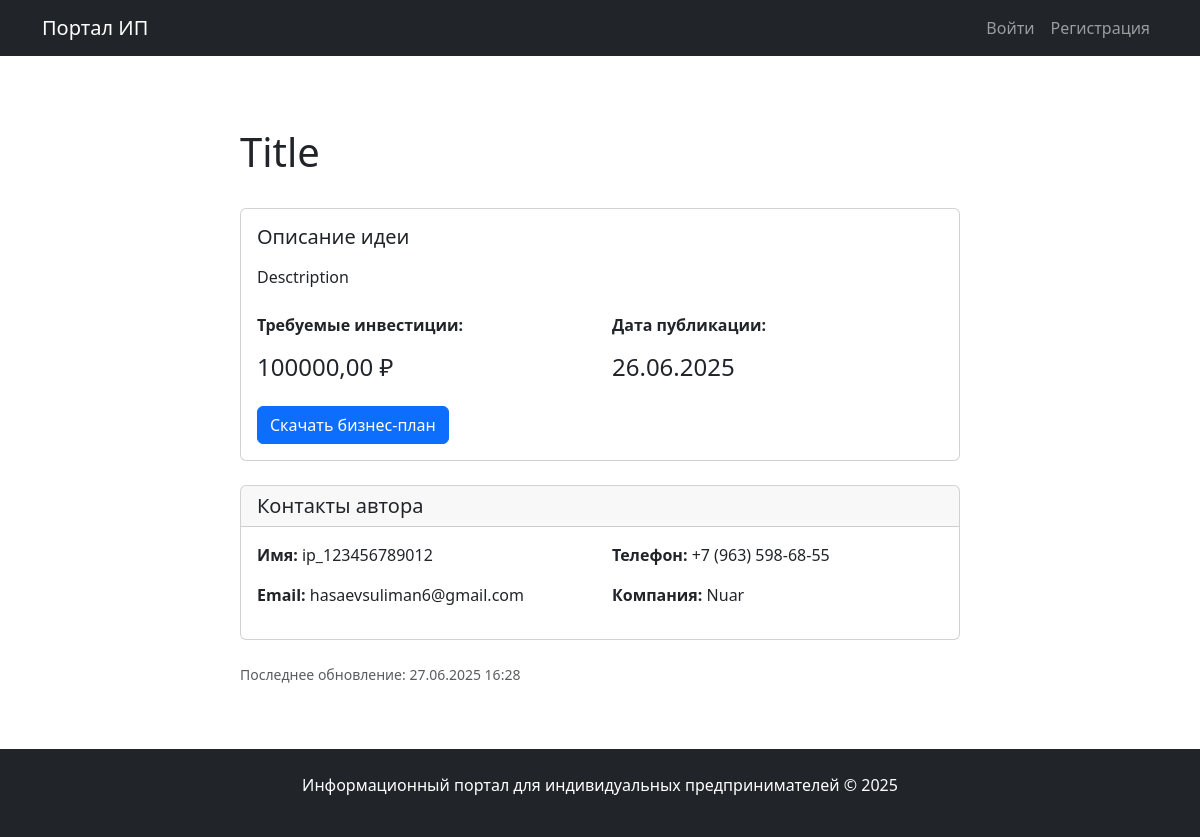
The app's page /investment/ideas/1/ with its own data.
### investment/models.py (models this page shows)
class BusinessIdea(models.Model):
    STATUS_CHOICES = (
        ('draft', 'Черновик'),
        ('published', 'Опубликовано'),
    )
    title = models.CharField(max_length=200)
    description = models.TextField()
    author = models.ForeignKey(User, on_delete=models.CASCADE, related_name='ideas')
    created_at = models.DateTimeField(auto_now_add=True)
    updated_at = models.DateTimeField(auto_now=True)
    status = models.CharField(max_length=20, choices=STATUS_CHOICES, default='draft')
    required_investment = models.DecimalField(max_digits=10, decimal_places=2)
    business_plan = models.FileField(upload_to='business_plans/', null=True, blank=True)

### entrepreneurs/models.py (models this page shows, shortened)
class EntrepreneurProfile(models.Model):
    user = models.OneToOneField(
        User,
        on_delete=models.CASCADE,
        related_name='entrepreneur_profile',
        verbose_name='Пользователь'
    )
    company_name = models.CharField(
        max_length=255,
        verbose_name='Название ИП',
        help_text='Официальное название индивидуального предпринимателя'
    )
    inn = models.CharField(
        max_length=12,
        validators=[RegexValidator(r'^\d{12}$', 'ИНН должен содержать ровно 12 цифр')],
        verbose_name='ИНН',
        unique=True,
        help_text='12-значный идентификационный номер налогоплательщика'
    )
    ogrnip = models.CharField(
        max_length=15,
        validators=[RegexValidator(r'^\d{15}$', 'ОГРНИП должен содержать ровно 15 цифр')],
        verbose_name='ОГРНИП',
        unique=True,
        help_text='15-значный основной государственный регистрационный номер'
    )
    phone = models.CharField(
        max_length=18,
        verbose_name='Номер телефона',
        help_text='Формат: +7 (XXX) XXX-XX-XX'
    )
    is_verified = models.BooleanField(
        default=False,
        verbose_name='Профиль верифицирован'
    )
    created_at = models.DateTimeField(
        auto_now_add=True,
        verbose_name='Дата создания профиля'
    )
    updated_at = models.DateTimeField(
        auto_now=True,
        verbose_name='Дата последнего обновления'
    )
    class Meta:
        verbose_name = 'Профиль предпринимателя'
        verbose_name_plural = 'Профили предпринимателей'
        ordering = ['-created_at']

### investment/views.py (the view)
# urls.py: path('ideas/<int:pk>/', views.idea, name='idea'),
def idea(request, pk):
    idea = get_object_or_404(BusinessIdea, pk=pk)
    profile = get_object_or_404(EntrepreneurProfile, user=idea.author)
    return render(request, 'investment/idea.html', {'idea': idea, 'profile': profile})

### investment/templates/investment/idea.html (shortened to what this page needs)
{% extends 'base.html' %}
{% block content %}
<div class="container py-5">
    <div class="row">
        <div class="col-lg-8 mx-auto">
            <div class="d-flex justify-content-between align-items-center mb-4">
                <h1>{{ idea.title }}</h1>
            </div>
            <div class="card mb-4">
                <div class="card-body">
                    <h5 class="card-title">Описание идеи</h5>
                    <p class="card-text">{{ idea.description|linebreaks }}</p>
                    <div class="row mt-4">
                        <div class="col-md-6">
                            <p><strong>Требуемые инвестиции:</strong></p>
                            <h4>{{ idea.required_investment }} ₽</h4>
                        </div>
                        <div class="col-md-6">
                            <p><strong>Дата публикации:</strong></p>
                            <h4>{{ idea.created_at|date:"d.m.Y" }}</h4>
                        </div>
                    </div>
                    {% if idea.business_plan %}
                    <div class="mt-3">
                        <a href="{{ idea.business_plan.url }}" class="btn btn-primary" download>
                             Скачать бизнес-план
                        </a>
                    </div>
                    {% endif %}
                </div>
            </div>
            <div class="card">
                <div class="card-header">
                    <h5 class="mb-0">Контакты автора</h5>
                </div>
                <div class="card-body">
                    <div class="row">
                        <div class="col-md-6">
                            <p><strong>Имя:</strong> {{ idea.author.get_full_name|default:idea.author.username }}</p>
                            <p><strong>Email:</strong> {{ idea.author.email }}</p>
                        </div>
                        <div class="col-md-6">
                            <p><strong>Телефон:</strong> {{ profile.phone }}</p>
                            <p><strong>Компания:</strong> {{ profile.company_name }}</p>
                        </div>
                    </div>
                </div>
            </div>
            <div class="mt-4 text-muted small">
                <p>Последнее обновление: {{ idea.updated_at|date:"d.m.Y H:i" }}</p>
            </div>
        </div>
    </div>
</div>
{% endblock %}

### entrepreneurs/templates/base.html (shortened to what this page needs)
<!DOCTYPE html>
<html lang="ru">
<head>
    <link href="https://cdn.jsdelivr.net/npm/bootstrap@5.3.0/dist/css/bootstrap.min.css" rel="stylesheet">
</head>
<body class="d-flex flex-column h-100">
    <nav class="navbar navbar-expand-lg navbar-dark bg-dark">
        <div class="container">
            <a class="navbar-brand" href="{% url 'entrepreneurs:home' %}">
                 Портал ИП
            </a>
            <div class="collapse navbar-collapse" id="navbarNav">
                <ul class="navbar-nav ms-auto">
                    {% if user.is_authenticated %}
                    <li class="nav-item">
                        <a class="nav-link" href="{% url 'entrepreneurs:dashboard' %}">Кабинет</a>
                    </li>
                    <li class="nav-item">
                        <a class="nav-link" href="{% url 'investment:ideas' %}">Бизнес-Идеи</a>
                    </li>
                    <li class="nav-item dropdown">
                        <a class="nav-link dropdown-toggle" href="#" role="button" data-bs-toggle="dropdown">
                            Документы
                        </a>
                        <ul class="dropdown-menu">
                            <li><a class="dropdown-item" href="{% url 'entrepreneurs:documents' %}">Мои документы</a></li>
                            <li><a class="dropdown-item" href="{% url 'entrepreneurs:create_invoice' %}">Создать счёт</a></li>
                        </ul>
                    </li>
                    <li class="nav-item">
                        <form action="{% url 'entrepreneurs:logout' %}" method="post">
                            {% csrf_token %}
                            <button type="submit" class="btn btn-link nav-link">Выйти</button>
                        </form>
                    </li>
                    {% else %}
                                    <li class="nav-item">
                        <a class="nav-link" href="{% url 'entrepreneurs:login' %}">Войти</a>
                    </li>
                    <li class="nav-item">
                        <a class="nav-link" href="{% url 'entrepreneurs:register' %}">Регистрация</a>
                    </li>
                    {% endif %}
                </ul>
            </div>
        </div>
    </nav>
    <main>
        <div class="container mt-4">
            {% block content %}{% endblock %}
        </div>
    </main>
    <footer class="bg-dark text-white mt-auto py-4">
        <div class="container text-center">
            <p>Информационный портал для индивидуальных предпринимателей &copy; {% now "Y" %}</p>
        </div>
    </footer>
</body>
</html>

### entrepreneurs/templates/base.html (style rules this page uses)
html, body { height: 100%; }
body { display: flex; flex-direction: column; }
main { flex: 1 0 auto; }
footer { flex-shrink: 0; }

### records on screen
BusinessIdea: title "Title", description "Desctription", required_investment "100000,00", created_at "26.06.2025", author.get_full_name "ip_123456789012", author.email "hasaevsuliman6@gmail.com", updated_at "27.06.2025 16:28"
EntrepreneurProfile: phone "+7 (963) 598-68-55", company_name "Nuar"
